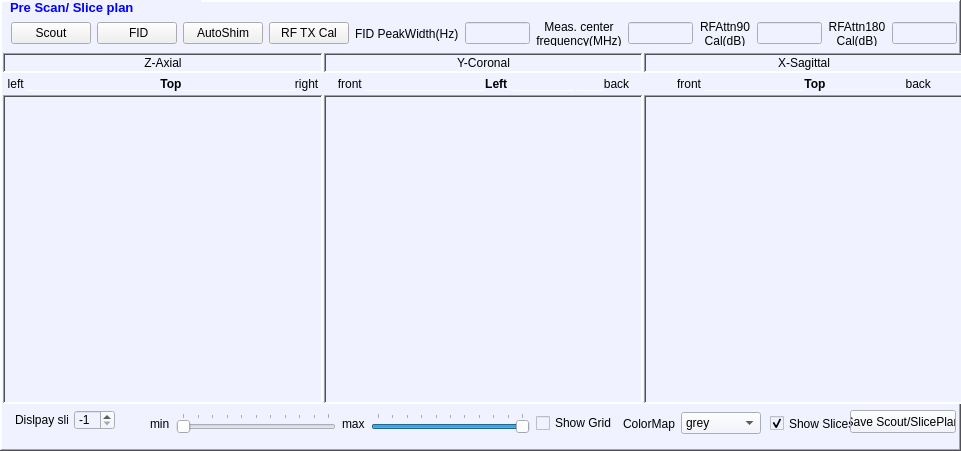
   <widget class="QFrame" name="frmPreScanSlicePlan">
    <property name="geometry">
     <rect>
      <x>10</x>
      <y>5</y>
      <width>961</width>
      <height>451</height>
     </rect>
    </property>
    <property name="autoFillBackground">
     <bool>false</bool>
    </property>
    <property name="styleSheet">
     <string notr="true">background-color: rgb(240, 242, 255);</string>
    </property>
    <property name="frameShape">
     <enum>QFrame::WinPanel</enum>
    </property>
    <property name="frameShadow">
     <enum>QFrame::Raised</enum>
    </property>
    <property name="lineWidth">
     <number>4</number>
    </property>
    <widget class="QLabel" name="label_15">
     <property name="geometry">
      <rect>
       <x>10</x>
       <y>0</y>
       <width>191</width>
       <height>16</height>
      </rect>
     </property>
     <property name="text">
      <string>&lt;html&gt;&lt;head/&gt;&lt;body&gt;&lt;p&gt;&lt;span style=&quot; font-size:10pt; font-weight:600; color:#0000ff;&quot;&gt;Pre Scan/ Slice plan&lt;/span&gt;&lt;/p&gt;&lt;/body&gt;&lt;/html&gt;</string>
     </property>
     <property name="textFormat">
      <enum>Qt::AutoText</enum>
     </property>
    </widget>
    <widget class="QWidget" name="layoutWidget">
     <property name="geometry">
      <rect>
       <x>3</x>
       <y>53</y>
       <width>961</width>
       <height>351</height>
      </rect>
     </property>
     <layout class="QGridLayout" name="gridLayout_2">
      <property name="spacing">
       <number>1</number>
      </property>
      <item row="0" column="1">
       <widget class="QLabel" name="label_52">
        <property name="maximumSize">
         <size>
          <width>16777215</width>
          <height>20</height>
         </size>
        </property>
        <property name="frameShape">
         <enum>QFrame::WinPanel</enum>
        </property>
        <property name="frameShadow">
         <enum>QFrame::Sunken</enum>
        </property>
        <property name="text">
         <string>Y-Coronal</string>
        </property>
        <property name="scaledContents">
         <bool>true</bool>
        </property>
        <property name="alignment">
         <set>Qt::AlignCenter</set>
        </property>
       </widget>
      </item>
      <item row="0" column="2">
       <widget class="QLabel" name="lblSagittal">
        <property name="maximumSize">
         <size>
          <width>16777215</width>
          <height>20</height>
         </size>
        </property>
        <property name="frameShape">
         <enum>QFrame::WinPanel</enum>
        </property>
        <property name="frameShadow">
         <enum>QFrame::Sunken</enum>
        </property>
        <property name="text">
         <string>X-Sagittal</string>
        </property>
        <property name="scaledContents">
         <bool>true</bool>
        </property>
        <property name="alignment">
         <set>Qt::AlignCenter</set>
        </property>
        <property name="wordWrap">
         <bool>true</bool>
        </property>
       </widget>
      </item>
      <item row="0" column="0">
       <widget class="QLabel" name="label_14">
        <property name="maximumSize">
         <size>
          <width>16777215</width>
          <height>20</height>
         </size>
        </property>
        <property name="frameShape">
         <enum>QFrame::WinPanel</enum>
        </property>
        <property name="frameShadow">
         <enum>QFrame::Sunken</enum>
        </property>
        <property name="text">
         <string>Z-Axial</string>
        </property>
        <property name="scaledContents">
         <bool>true</bool>
        </property>
        <property name="alignment">
         <set>Qt::AlignCenter</set>
        </property>
       </widget>
      </item>
      <item row="1" column="2">
       <widget class="QLabel" name="label_59">
        <property name="maximumSize">
         <size>
          <width>16777215</width>
          <height>20</height>
         </size>
        </property>
        <property name="text">
         <string>&lt;html&gt;&lt;head/&gt;&lt;body&gt;&lt;p align=&quot;center&quot;&gt;front &lt;span style=&quot; color:#ffffff;&quot;&gt;_______________&lt;/span&gt;&lt;span style=&quot; font-weight:600;&quot;&gt;To&lt;/span&gt;&lt;span style=&quot; font-weight:600; color:#000000;&quot;&gt;p&lt;/span&gt;&lt;span style=&quot; font-weight:600; color:#ffffff;&quot;&gt;____________&lt;/span&gt;back&lt;/p&gt;&lt;/body&gt;&lt;/html&gt;</string>
        </property>
       </widget>
      </item>
      <item row="1" column="1">
       <widget class="QLabel" name="label_60">
        <property name="maximumSize">
         <size>
          <width>16777215</width>
          <height>20</height>
         </size>
        </property>
        <property name="text">
         <string>&lt;html&gt;&lt;head/&gt;&lt;body&gt;&lt;p align=&quot;center&quot;&gt;front&lt;span style=&quot; color:#ffffff;&quot;&gt; __________________&lt;/span&gt;&lt;span style=&quot; font-weight:600; color:#000000;&quot;&gt;Left&lt;/span&gt;&lt;span style=&quot; font-weight:600; color:#ffffff;&quot;&gt;_&lt;/span&gt;&lt;span style=&quot; color:#ffffff;&quot;&gt;_________ ____&lt;/span&gt;back&lt;/p&gt;&lt;/body&gt;&lt;/html&gt;</string>
        </property>
        <property name="textFormat">
         <enum>Qt::AutoText</enum>
        </property>
       </widget>
      </item>
      <item row="1" column="0">
       <widget class="QLabel" name="label_61">
        <property name="maximumSize">
         <size>
          <width>16777215</width>
          <height>20</height>
         </size>
        </property>
        <property name="text">
         <string>&lt;html&gt;&lt;head/&gt;&lt;body&gt;&lt;p align=&quot;center&quot;&gt;left&lt;span style=&quot; color:#ffffff;&quot;&gt; ____________________&lt;/span&gt;&lt;span style=&quot; font-weight:600;&quot;&gt;To&lt;/span&gt;&lt;span style=&quot; font-weight:600; color:#000000;&quot;&gt;p&lt;/span&gt;&lt;span style=&quot; color:#ffffff;&quot;&gt;_________________&lt;/span&gt;right&lt;/p&gt;&lt;/body&gt;&lt;/html&gt;</string>
        </property>
       </widget>
      </item>
      <item row="2" column="0">
       <widget class="QFrame" name="fraImvAxial">
        <property name="toolTip">
         <string>Axial slice planning window</string>
        </property>
        <property name="frameShape">
         <enum>QFrame::WinPanel</enum>
        </property>
        <property name="frameShadow">
         <enum>QFrame::Sunken</enum>
        </property>
       </widget>
      </item>
      <item row="2" column="1">
       <widget class="QFrame" name="fraImvCoronal">
        <property name="toolTip">
         <string>Coronal slice planning window</string>
        </property>
        <property name="frameShape">
         <enum>QFrame::WinPanel</enum>
        </property>
        <property name="frameShadow">
         <enum>QFrame::Sunken</enum>
        </property>
       </widget>
      </item>
      <item row="2" column="2">
       <widget class="QFrame" name="fraImvSagittal">
        <property name="toolTip">
         <string>Sagittal slice planning window</string>
        </property>
        <property name="frameShape">
         <enum>QFrame::WinPanel</enum>
        </property>
        <property name="frameShadow">
         <enum>QFrame::Sunken</enum>
        </property>
       </widget>
      </item>
     </layout>
    </widget>
    <widget class="QWidget" name="layoutWidget">
     <property name="geometry">
      <rect>
       <x>11</x>
       <y>21</y>
       <width>946</width>
       <height>25</height>
      </rect>
     </property>
     <layout class="QHBoxLayout" name="horizontalLayout">
      <item>
       <widget class="QPushButton" name="pbRunScout">
        <property name="toolTip">
         <string>Opens and runs simple 3-view SCOUT template</string>
        </property>
        <property name="styleSheet">
         <string notr="true">background-color: rgb(240, 240, 240);</string>
        </property>
        <property name="text">
         <string>Scout</string>
        </property>
       </widget>
      </item>
      <item>
       <widget class="QPushButton" name="pbFID">
        <property name="toolTip">
         <string>Opens and runs simple pulse sequence with a 90deg hard pulse and records the free induction decay(FID)</string>
        </property>
        <property name="styleSheet">
         <string notr="true">background-color: rgb(240, 240, 240);</string>
        </property>
        <property name="text">
         <string> FID</string>
        </property>
       </widget>
      </item>
      <item>
       <widget class="QPushButton" name="pbAutoShim">
        <property name="toolTip">
         <string>Activates all 8 shims and maximizes signal (ShimUnits).  Takes ~20min</string>
        </property>
        <property name="styleSheet">
         <string notr="true">background-color: rgb(240, 240, 240);</string>
        </property>
        <property name="text">
         <string>AutoShim</string>
        </property>
       </widget>
      </item>
      <item>
       <widget class="QPushButton" name="pbRFTxCal">
        <property name="toolTip">
         <string>Loads and runs RF calibration wich steps RF attenuation to find RFattn90 and RFattn180</string>
        </property>
        <property name="styleSheet">
         <string notr="true">background-color: rgb(240, 240, 240);</string>
        </property>
        <property name="text">
         <string>RF TX Cal</string>
        </property>
       </widget>
      </item>
      <item>
       <widget class="QLabel" name="label_62">
        <property name="text">
         <string>FID PeakWidth(Hz)</string>
        </property>
       </widget>
      </item>
      <item>
       <widget class="QLineEdit" name="leFIDFWHM"/>
      </item>
      <item>
       <widget class="QLabel" name="label_101">
        <property name="maximumSize">
         <size>
          <width>16777215</width>
          <height>16777215</height>
         </size>
        </property>
        <property name="toolTip">
         <string>Measured center frequency from simple FID</string>
        </property>
        <property name="text">
         <string>Meas. center frequency(MHz)</string>
        </property>
        <property name="alignment">
         <set>Qt::AlignCenter</set>
        </property>
        <property name="wordWrap">
         <bool>true</bool>
        </property>
       </widget>
      </item>
      <item>
       <widget class="QLineEdit" name="leCurrentF0">
        <property name="toolTip">
         <string>Center frequency of main spectral peak</string>
        </property>
       </widget>
      </item>
      <item>
       <widget class="QLabel" name="label_139">
        <property name="toolTip">
         <string>RFAttn for 90deg, 0.5ms hard pulse; RFAttn=0.5ms*RFCal*RFScale/RFpw</string>
        </property>
        <property name="text">
         <string>RFAttn90 Cal(dB)</string>
        </property>
        <property name="alignment">
         <set>Qt::AlignCenter</set>
        </property>
        <property name="wordWrap">
         <bool>true</bool>
        </property>
       </widget>
      </item>
      <item>
       <widget class="QLineEdit" name="leRFAttn90Cal">
        <property name="toolTip">
         <string>RF attn for a 90deg 0.5ms hard pulse, needs a pulse sequence specific correction to get desired rfAttn90</string>
        </property>
       </widget>
      </item>
      <item>
       <widget class="QLabel" name="label_189">
        <property name="text">
         <string>RFAttn180 Cal(dB)</string>
        </property>
        <property name="alignment">
         <set>Qt::AlignCenter</set>
        </property>
        <property name="wordWrap">
         <bool>true</bool>
        </property>
       </widget>
      </item>
      <item>
       <widget class="QLineEdit" name="leRFAttn180Cal">
        <property name="toolTip">
         <string>RF attn for a 180deg 0.5ms hard pulse, needs a pulse sequence specific correction to get desired rfAttn180</string>
        </property>
       </widget>
      </item>
     </layout>
    </widget>
    <widget class="QWidget" name="layoutWidget">
     <property name="geometry">
      <rect>
       <x>150</x>
       <y>408</y>
       <width>611</width>
       <height>31</height>
      </rect>
     </property>
     <layout class="QHBoxLayout" name="horizontalLayout_6">
      <item>
       <widget class="QLabel" name="label_133">
        <property name="text">
         <string>min</string>
        </property>
       </widget>
      </item>
      <item>
       <widget class="QSlider" name="hsSlicePlanMin">
        <property name="toolTip">
         <string>Sets minimum level for slice planning image</string>
        </property>
        <property name="maximum">
         <number>100</number>
        </property>
        <property name="orientation">
         <enum>Qt::Horizontal</enum>
        </property>
        <property name="invertedAppearance">
         <bool>false</bool>
        </property>
        <property name="invertedControls">
         <bool>false</bool>
        </property>
        <property name="tickPosition">
         <enum>QSlider::TicksAbove</enum>
        </property>
        <property name="tickInterval">
         <number>10</number>
        </property>
       </widget>
      </item>
      <item>
       <widget class="QLabel" name="label_134">
        <property name="text">
         <string>max</string>
        </property>
       </widget>
      </item>
      <item>
       <widget class="QSlider" name="hsSlicePlanMax">
        <property name="toolTip">
         <string>Sets maximum level for slice planning images</string>
        </property>
        <property name="maximum">
         <number>100</number>
        </property>
        <property name="value">
         <number>100</number>
        </property>
        <property name="orientation">
         <enum>Qt::Horizontal</enum>
        </property>
        <property name="invertedAppearance">
         <bool>false</bool>
        </property>
        <property name="invertedControls">
         <bool>false</bool>
        </property>
        <property name="tickPosition">
         <enum>QSlider::TicksAbove</enum>
        </property>
        <property name="tickInterval">
         <number>10</number>
        </property>
       </widget>
      </item>
      <item>
       <widget class="QCheckBox" name="chbShowGrid">
        <property name="text">
         <string>Show Grid</string>
        </property>
       </widget>
      </item>
      <item>
       <widget class="QLabel" name="label_135">
        <property name="text">
         <string>ColorMap</string>
        </property>
       </widget>
      </item>
      <item>
       <widget class="QComboBox" name="cbSPColorMap">
        <property name="toolTip">
         <string>Color map for scout images</string>
        </property>
        <item>
         <property name="text">
          <string>grey</string>
         </property>
        </item>
        <item>
         <property name="text">
          <string>thermal</string>
         </property>
        </item>
        <item>
         <property name="text">
          <string>flame</string>
         </property>
        </item>
        <item>
         <property name="text">
          <string>plasma</string>
         </property>
        </item>
        <item>
         <property name="text">
          <string>spectrum</string>
         </property>
        </item>
        <item>
         <property name="text">
          <string>greyclip</string>
         </property>
        </item>
        <item>
         <property name="text">
          <string>magma</string>
         </property>
        </item>
        <item>
         <property name="text">
          <string>viridis</string>
         </property>
        </item>
        <item>
         <property name="text">
          <string>bipolar</string>
         </property>
        </item>
        <item>
         <property name="text">
          <string>yellowy</string>
         </property>
        </item>
       </widget>
      </item>
     </layout>
    </widget>
    <widget class="QCheckBox" name="chbShowSlices">
     <property name="geometry">
      <rect>
       <x>770</x>
       <y>415</y>
       <width>81</width>
       <height>17</height>
      </rect>
     </property>
     <property name="text">
      <string>Show Slices</string>
     </property>
     <property name="checked">
      <bool>true</bool>
     </property>
    </widget>
    <widget class="QPushButton" name="pbSaveScoutSlicePlan">
     <property name="geometry">
      <rect>
       <x>850</x>
       <y>410</y>
       <width>106</width>
       <height>23</height>
      </rect>
     </property>
     <property name="toolTip">
      <string>Saves gif images of scouts with current slice plan</string>
     </property>
     <property name="text">
      <string>Save Scout/SlicePlan</string>
     </property>
    </widget>
    <widget class="QWidget" name="layoutWidget">
     <property name="geometry">
      <rect>
       <x>15</x>
       <y>410</y>
       <width>100</width>
       <height>20</height>
      </rect>
     </property>
     <layout class="QHBoxLayout" name="horizontalLayout_8">
      <item>
       <widget class="QLabel" name="label_192">
        <property name="text">
         <string>Dislpay slice</string>
        </property>
       </widget>
      </item>
      <item>
       <widget class="QSpinBox" name="sbScoutSliceDisplay">
        <property name="toolTip">
         <string>Slice to display, -1 = all slices</string>
        </property>
        <property name="minimum">
         <number>-1</number>
        </property>
        <property name="value">
         <number>-1</number>
        </property>
       </widget>
      </item>
     </layout>
    </widget>
   </widget>
